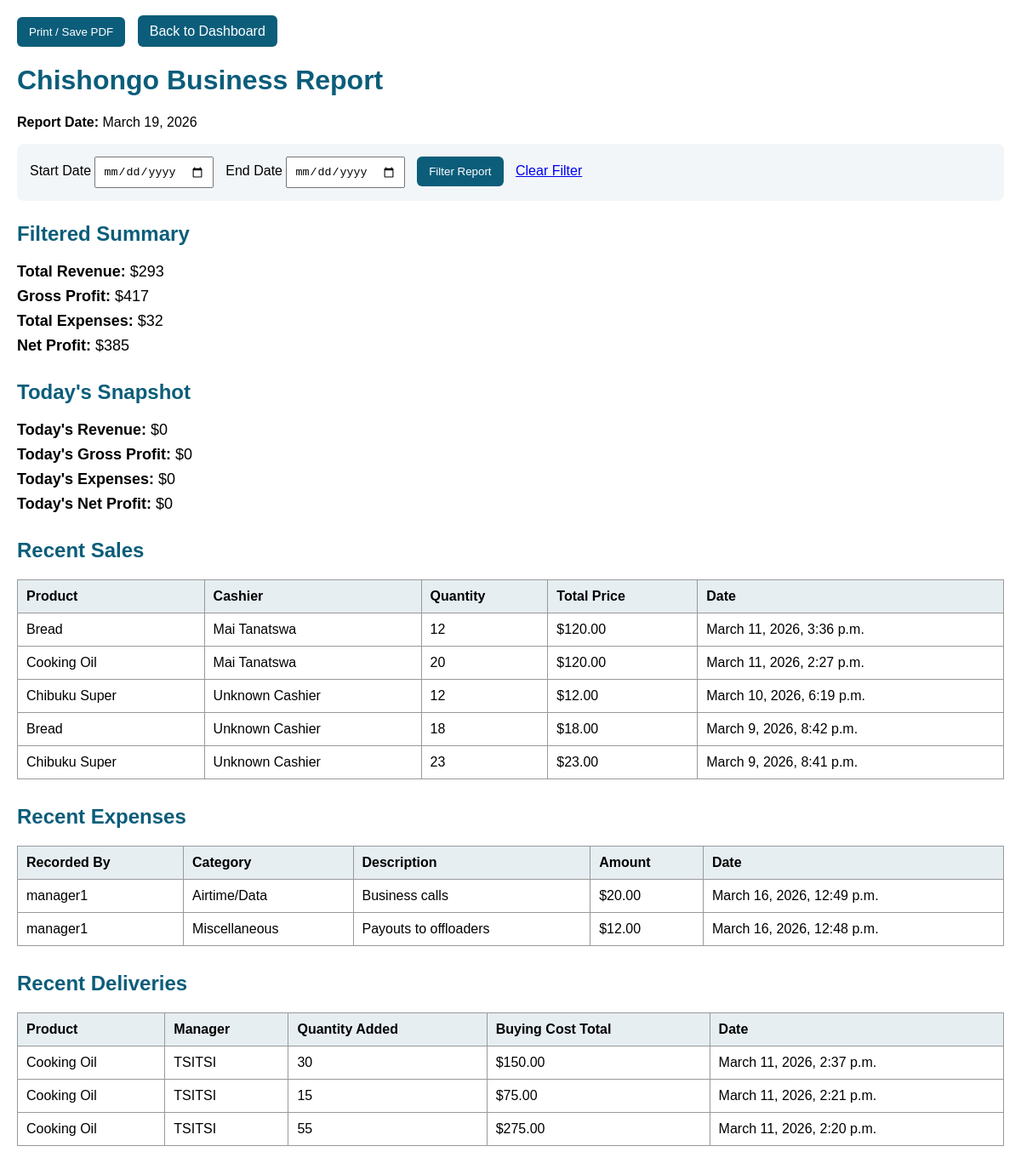
Page /reports/ (signed in) on the committed database.
### core/models.py (models this page shows, shortened)
class Sale(models.Model):
    product = models.ForeignKey(Product, on_delete=models.CASCADE)
    cashier_name = models.CharField(max_length=200)
    quantity_sold = models.IntegerField()
    total_price = models.DecimalField(max_digits=10, decimal_places=2)
    notes = models.TextField(blank=True, null=True)
    sale_date = models.DateTimeField(auto_now_add=True)

class Product(models.Model):
    name = models.CharField(max_length=200)
    quantity = models.IntegerField(default=0)
    buying_price = models.DecimalField(max_digits=10, decimal_places=2)
    selling_price = models.DecimalField(max_digits=10, decimal_places=2)
    supplier = models.CharField(max_length=200)
    date_added = models.DateTimeField(auto_now_add=True)

class Expense(models.Model):
    CATEGORY_CHOICES = [
        ('Transport', 'Transport'),
        ('Rent', 'Rent'),
        ('Wages', 'Wages'),
        ('Electricity', 'Electricity'),
        ('Airtime/Data', 'Airtime/Data'),
        ('Maintenance', 'Maintenance'),
        ('Miscellaneous', 'Miscellaneous'),
    ]
    recorded_by = models.CharField(max_length=200)
    category = models.CharField(max_length=50, choices=CATEGORY_CHOICES)
    description = models.CharField(max_length=255)
    amount = models.DecimalField(max_digits=10, decimal_places=2)
    expense_date = models.DateTimeField(auto_now_add=True)

class StockDelivery(models.Model):
    product = models.ForeignKey(Product, on_delete=models.CASCADE)
    manager_name = models.CharField(max_length=200)
    quantity_added = models.IntegerField()
    buying_cost_total = models.DecimalField(max_digits=10, decimal_places=2)
    notes = models.TextField(blank=True, null=True)
    delivery_date = models.DateTimeField(auto_now_add=True)

### core/views.py (the view)
# urls.py: path('reports/', views.reports, name='reports'),
@login_required
def reports(request):
    if not hasattr(request.user, 'userprofile') or request.user.userprofile.role != 'CEO':
        return redirect('home')
    today = timezone.now().date()
    start_date = request.GET.get('start_date')
    end_date = request.GET.get('end_date')
    sales_queryset = Sale.objects.all()
    expenses_queryset = Expense.objects.all()
    deliveries_queryset = StockDelivery.objects.all()
    if start_date and end_date:
        sales_queryset = sales_queryset.filter(sale_date__date__range=[start_date, end_date])
        expenses_queryset = expenses_queryset.filter(expense_date__date__range=[start_date, end_date])
        deliveries_queryset = deliveries_queryset.filter(delivery_date__date__range=[start_date, end_date])
    total_revenue = sales_queryset.aggregate(total=Sum('total_price'))['total'] or 0
    profit_expression = ExpressionWrapper(
        (F('product__selling_price') - F('product__buying_price')) * F('quantity_sold'),
        output_field=DecimalField(max_digits=12, decimal_places=2)
    )
    total_profit = sales_queryset.annotate(
        profit_amount=profit_expression
    ).aggregate(total=Sum('profit_amount'))['total'] or 0
    total_expenses = expenses_queryset.aggregate(total=Sum('amount'))['total'] or 0
    net_profit = total_profit - total_expenses
    today_revenue = Sale.objects.filter(sale_date__date=today).aggregate(total=Sum('total_price'))['total'] or 0
    today_profit = Sale.objects.filter(
        sale_date__date=today
    ).annotate(
        profit_amount=profit_expression
    ).aggregate(total=Sum('profit_amount'))['total'] or 0
    today_expenses = Expense.objects.filter(expense_date__date=today).aggregate(total=Sum('amount'))['total'] or 0
    today_net_profit = today_profit - today_expenses
    recent_sales = sales_queryset.order_by('-sale_date')[:10]
    recent_expenses = expenses_queryset.order_by('-expense_date')[:10]
    recent_deliveries = deliveries_queryset.order_by('-delivery_date')[:10]
    return render(request, 'core/reports.html', {
        'today': today,
        'start_date': start_date,
        'end_date': end_date,
        'total_revenue': total_revenue,
        'today_revenue': today_revenue,
        'total_profit': total_profit,
        'today_profit': today_profit,
        'total_expenses': total_expenses,
        'today_expenses': today_expenses,
        'net_profit': net_profit,
        'today_net_profit': today_net_profit,
        'recent_sales': recent_sales,
        'recent_expenses': recent_expenses,
        'recent_deliveries': recent_deliveries,
    })

### core/templates/core/reports.html (shortened to what this page needs)
<!DOCTYPE html>
<html>
<head>
</head>
<body>
    <div class="actions">
        <button onclick="window.print()">Print / Save PDF</button>
        <a href="/dashboard/">Back to Dashboard</a>
    </div>
    <h1>Chishongo Business Report</h1>
    <p><strong>Report Date:</strong> {{ today }}</p>
    <div class="filter-box">
        <form method="GET">
            <label>Start Date</label>
            <input type="date" name="start_date" value="{{ start_date }}">
            <label>End Date</label>
            <input type="date" name="end_date" value="{{ end_date }}">
            <button type="submit">Filter Report</button>
            <a href="/reports/">Clear Filter</a>
        </form>
    </div>
    <div class="summary">
        <h2>Filtered Summary</h2>
        <p><strong>Total Revenue:</strong> ${{ total_revenue }}</p>
        <p><strong>Gross Profit:</strong> ${{ total_profit }}</p>
        <p><strong>Total Expenses:</strong> ${{ total_expenses }}</p>
        <p><strong>Net Profit:</strong> ${{ net_profit }}</p>
    </div>
    <div class="summary">
        <h2>Today's Snapshot</h2>
        <p><strong>Today's Revenue:</strong> ${{ today_revenue }}</p>
        <p><strong>Today's Gross Profit:</strong> ${{ today_profit }}</p>
        <p><strong>Today's Expenses:</strong> ${{ today_expenses }}</p>
        <p><strong>Today's Net Profit:</strong> ${{ today_net_profit }}</p>
    </div>
    <div class="section">
        <h2>Recent Sales</h2>
        <table>
            <tr>
                <th>Product</th>
                <th>Cashier</th>
                <th>Quantity</th>
                <th>Total Price</th>
                <th>Date</th>
            </tr>
            {% for sale in recent_sales %}
            <tr>
                <td>{{ sale.product.name }}</td>
                <td>{{ sale.cashier_name }}</td>
                <td>{{ sale.quantity_sold }}</td>
                <td>${{ sale.total_price }}</td>
                <td>{{ sale.sale_date }}</td>
            </tr>
            {% empty %}
            <tr>
                <td colspan="5">No sales found for this period</td>
            </tr>
            {% endfor %}
        </table>
    </div>
    <div class="section">
        <h2>Recent Expenses</h2>
        <table>
            <tr>
                <th>Recorded By</th>
                <th>Category</th>
                <th>Description</th>
                <th>Amount</th>
                <th>Date</th>
            </tr>
            {% for expense in recent_expenses %}
            <tr>
                <td>{{ expense.recorded_by }}</td>
                <td>{{ expense.category }}</td>
                <td>{{ expense.description }}</td>
                <td>${{ expense.amount }}</td>
                <td>{{ expense.expense_date }}</td>
            </tr>
            {% empty %}
            <tr>
                <td colspan="5">No expenses found for this period</td>
            </tr>
            {% endfor %}
        </table>
    </div>
    <div class="section">
        <h2>Recent Deliveries</h2>
        <table>
            <tr>
                <th>Product</th>
                <th>Manager</th>
                <th>Quantity Added</th>
                <th>Buying Cost Total</th>
                <th>Date</th>
            </tr>
            {% for delivery in recent_deliveries %}
            <tr>
                <td>{{ delivery.product.name }}</td>
                <td>{{ delivery.manager_name }}</td>
                <td>{{ delivery.quantity_added }}</td>
                <td>${{ delivery.buying_cost_total }}</td>
                <td>{{ delivery.delivery_date }}</td>
            </tr>
            {% empty %}
            <tr>
                <td colspan="5">No deliveries found for this period</td>
            </tr>
            {% endfor %}
        </table>
    </div>
</body>
</html>

### core/templates/core/reports.html (style rules this page uses)
body { font-family: Arial, sans-serif; margin: 20px; background-color: white; color: black; }
h1, h2 { color: #0b5d7a; }
.summary { margin-bottom: 30px; }
.summary p { font-size: 18px; margin: 8px 0; }
.section { margin-bottom: 30px; }
.filter-box { margin-bottom: 25px; padding: 15px; background-color: #f2f6f8; border-radius: 8px; }
.filter-box input { padding: 8px; margin-right: 10px; }
.filter-box button, .actions button, .actions a { padding: 10px 14px; text-decoration: none; border: none; background-color: #0b5d7a; color: white; border-radius: 6px; cursor: pointer; margin-right: 10px; }
table { width: 100%; border-collapse: collapse; margin-top: 10px; }
table, th, td { border: 1px solid #999; }
th, td { padding: 10px; text-align: left; }
th { background-color: #e6eef2; }
.actions { margin-bottom: 20px; }

### rows in the picture
Sale: product.name "Bread", cashier_name "Mai Tanatswa", quantity_sold "12", total_price "120.00", sale_date "March 11, 2026, 3:36 p.m."
Sale: product.name "Cooking Oil", cashier_name "Mai Tanatswa", quantity_sold "20", total_price "120.00", sale_date "March 11, 2026, 2:27 p.m."
Sale: product.name "Chibuku Super", cashier_name "Unknown Cashier", quantity_sold "12", total_price "12.00", sale_date "March 10, 2026, 6:19 p.m."
Sale: product.name "Bread", cashier_name "Unknown Cashier", quantity_sold "18", total_price "18.00", sale_date "March 9, 2026, 8:42 p.m."
Sale: product.name "Chibuku Super", cashier_name "Unknown Cashier", quantity_sold "23", total_price "23.00", sale_date "March 9, 2026, 8:41 p.m."
Expense: recorded_by "manager1", category "Airtime/Data", description "Business calls", amount "20.00", expense_date "March 16, 2026, 12:49 p.m."
Expense: recorded_by "manager1", category "Miscellaneous", description "Payouts to offloaders", amount "12.00", expense_date "March 16, 2026, 12:48 p.m."
StockDelivery: product.name "Cooking Oil", manager_name "TSITSI", quantity_added "30", buying_cost_total "150.00", delivery_date "March 11, 2026, 2:37 p.m."
StockDelivery: product.name "Cooking Oil", manager_name "TSITSI", quantity_added "15", buying_cost_total "75.00", delivery_date "March 11, 2026, 2:21 p.m."
StockDelivery: product.name "Cooking Oil", manager_name "TSITSI", quantity_added "55", buying_cost_total "275.00", delivery_date "March 11, 2026, 2:20 p.m."

### other values in the picture
{{ total_revenue }} "293"
{{ total_profit }} "417"
{{ total_expenses }} "32"
{{ net_profit }} "385"
{{ today_revenue }} "0"
{{ today_profit }} "0"
{{ today_expenses }} "0"
{{ today_net_profit }} "0"
